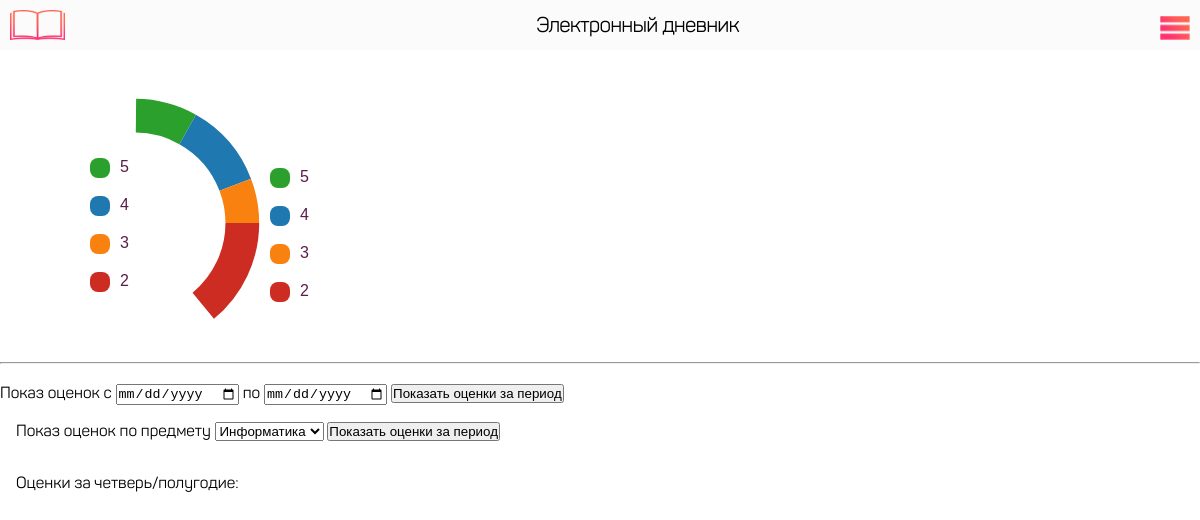
The page /gradesParent.php (signed in) on the database as committed earlier.
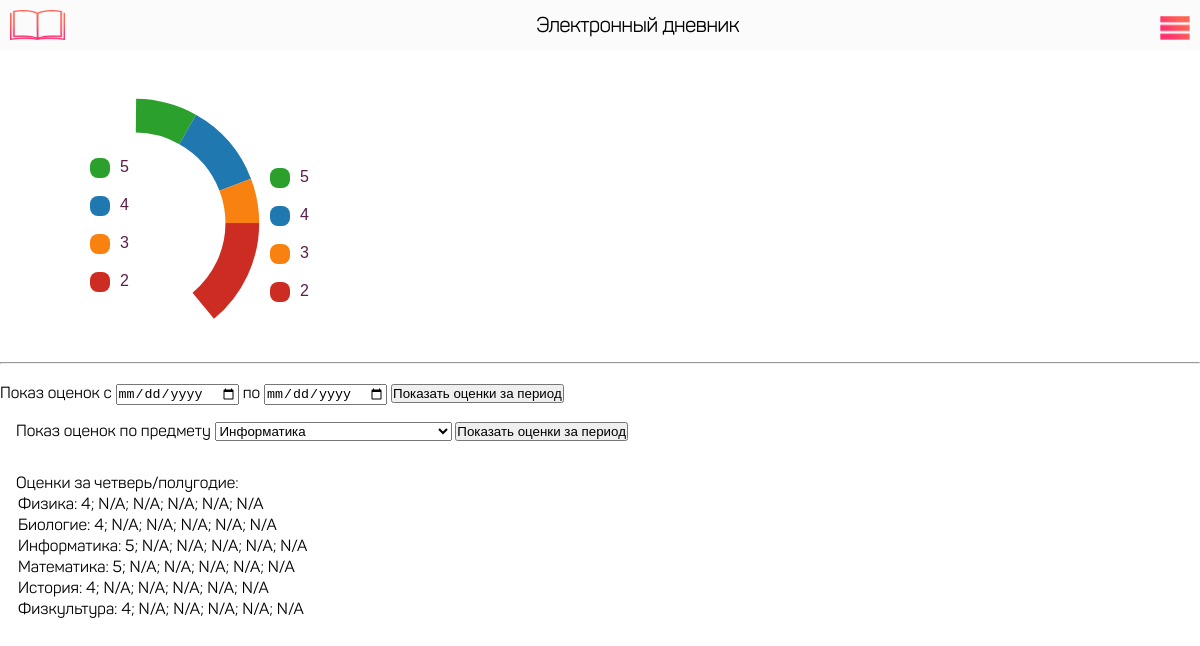
The same page on the database as committed later.
### tables this page shows
CREATE TABLE `quaters` (
  `id` int(11) NOT NULL,
  `student_id` int(11) NOT NULL,
  `lesson_name` varchar(20) NOT NULL,
  `first_quarter` int(1) DEFAULT NULL,
  `second_quarter` int(1) DEFAULT NULL,
  `third_quarter` int(1) DEFAULT NULL,
  `fourth_quarter` int(1) DEFAULT NULL,
  `fhy` int(1) DEFAULT NULL,
  `shy` int(1) DEFAULT NULL
);

### gradesParent.php (the view, shortened to what this page needs)
<?php
include_once 'php/dtb/dtb.php';
?>
<!DOCTYPE html>
<html lang="ru" dir="ltr">
  <head>
    <link rel="stylesheet" href="css/main.css">
    <link rel="stylesheet" href="css/svg.css">
    <link rel="stylesheet" href="css/right-nav-style.css">
  </head>
  <body onload='getGraphDataParent(false)'>
    <nav>
      <div class="footer">
        <img src="./img/logo.png" class="logo">
        <h1 class="eljour">Электронный дневник</h1>
        <div class="burger">
          <nav class="nav">
            <label for="nav-toggle" class="nav-toggle" onclick>
            </label>
          </div>
          </nav>
    <section class="marks-wrap">
    <div class="canvas">
      <section class="marks-wrap">
        <div>
          <svg class="chart" width="270" height="270" viewBox="0 0 40 40">
            <ul class="caption-list">
              <li id="5" class="caption-item">5</li>
              <li id="4" class="caption-item">4</li>
              <li id="3" class="caption-item">3</li>
              <li id="2" class="caption-item">2</li>
            </ul>
          </svg>
          <ul class="list">
            <li id="chart5" class="caption-item">5</li>
            <li id="chart4" class="caption-item">4</li>
            <li id="chart3" class="caption-item">3</li>
            <li id="chart2" class="caption-item">2</li>
          </ul>
        </div>
      </section>
    </div>
    <hr>
    <br>
      <div class="input-search-form" id='dform'>
        <label for="first-date">Показ оценок с</label>
        <input type="date" name="first-date" id='fd1'> по <input type="date" name="second-date" id='sd1'>
        <button onclick='getGradesBtParent()'>Показать оценки за период</button>
      </div>
    <div id='costil'>
    <section style='padding: 1rem;'>
     <label for="select-pr">Показ оценок по предмету <?php
     $sql = "SELECT DISTINCT lessonName FROM marksall";
     $result = mysqli_query($conn, $sql);
     echo "<select name='select-pr'>";
     while ($row = mysqli_fetch_assoc($result)) {
       echo "<option> ". $row['lessonName'] ." </option>";
     }
     echo "</select>";
     ?>
     <button onclick='getGradesByLesBt()'>Показать оценки за период</button>
   </section>
    <section style='padding: 1rem;'>
      Оценки за четверь/полугодие: <br>
      <?php
      $id = $_COOKIE['SSSUIDH'];
      $sql = "SELECT * FROM quaters WHERE student_id='$id'";
      $result = mysqli_query($conn, $sql);
      echo "<table>";
      while ($row = mysqli_fetch_assoc($result)) {
        if( !empty($row['first_quarter']) ){
          $first = $row['first_quarter'];
        }else{ $first = 'N/A'; }
        if( !empty($row['second_quarter']) ){
          $second = $row['second_quarter'];
        }else{ $second = 'N/A'; }
        if( !empty($row['third_quarter']) ){
          $third = $row['third_quarter'];
        }else{ $third = 'N/A'; }
        if( !empty($row['fourth_quarter']) ){
          $fourth = $row['fourth_quarter'];
        }else{ $fourth = 'N/A'; }
        if( !empty($row['fourth_quarter']) ){
          $a1 = $row['fhy'];
        }else{ $a1 = 'N/A'; }
        if( !empty($row['fourth_quarter']) ){
          $a2 = $row['shy'];
        }else{ $a2 = 'N/A'; }
        echo " <tr> <td> ".$row['lesson_name'].": ".$first."; ".$second."; ".$third."; ".$fourth."; $a1; $a2 ";
      }
      echo "</table>";
        ?>
    </section>
        </div>
  </body>
</html>

Rows that differ between the two databases and show on the page:
added quaters: lesson_name "Физика", first_quarter "4", second_quarter "N/A", third_quarter "N/A", fourth_quarter "N/A"
added quaters: lesson_name "Биологие", first_quarter "4", second_quarter "N/A", third_quarter "N/A", fourth_quarter "N/A"
added quaters: lesson_name "Информатика", first_quarter "5", second_quarter "N/A", third_quarter "N/A", fourth_quarter "N/A"
added quaters: lesson_name "Математика", first_quarter "5", second_quarter "N/A", third_quarter "N/A", fourth_quarter "N/A"
added quaters: lesson_name "История", first_quarter "4", second_quarter "N/A", third_quarter "N/A", fourth_quarter "N/A"
added quaters: lesson_name "Физкультура", first_quarter "4", second_quarter "N/A", third_quarter "N/A", fourth_quarter "N/A"
